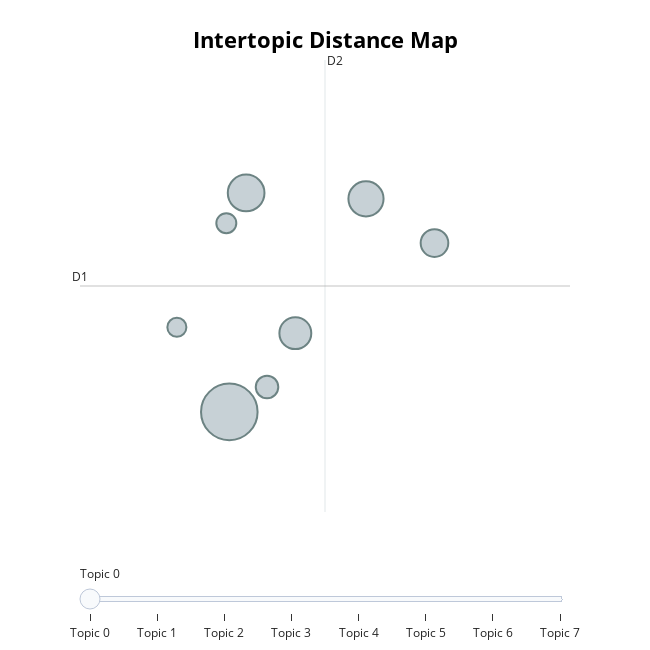

Here is the notebook cell this chart was saved with:
### Code cell
representation_topic_model.visualize_topics()

### Figure 1 — Plotly figure (JSON) as saved in the notebook; plotly's stock layout.template omitted (floating-point values rounded to 4 significant figures)
{"data": [{"customdata": [[0, "類比 | 資訊 | 幾次 | 家人 | 下手", 88], [1, "小弟 | 教授 | 中興 | 機會 | 放榜", 37], [2, "分享 | 請問 | 學長 | 經驗 | 希望", 34], [3, "時間 | 只能 | 論文 | 資工碩 | 人生", 28], [4, "放榜 | 成績 | 分數 | 預期 | 正取", 21], [5, "老師 | 不可多得 | 教學 | 英語 | 觀念", 14], [6, "報到 | 財金 | 台大 | 跨考 | 錄取", 11], [7, "興趣 | 讀書 | 成就 | 睡覺 | 目標", 10]], "hovertemplate": "<b>Topic %{customdata[0]}</b><br>%{customdata[1]}<br>Size: %{customdata[2]}", "legendgroup": "", "marker": {"color": "#B0BEC5", "line": {"color": "DarkSlateGrey", "width": 2}, "size": [88, 37, 34, 28, 21, 14, 11, 10], "sizemode": "area", "sizeref": 0.055, "symbol": "circle"}, "mode": "markers", "name": "", "orientation": "v", "showlegend": false, "type": "scatter", "x": [3.845, 3.938, 4.598, 4.209, 4.975, 4.053, 3.829, 3.556], "xaxis": "x", "y": [11.48, 15.24, 15.14, 12.83, 14.38, 11.91, 14.72, 12.94], "yaxis": "y"}], "layout": {"annotations": [{"showarrow": false, "text": "D1", "x": 3.023, "y": 13.64, "yshift": 10}, {"showarrow": false, "text": "D2", "x": 4.372, "xshift": 10, "y": 17.53}], "height": 650, "hoverlabel": {"bgcolor": "white", "font": {"family": "Rockwell", "size": 16}}, "legend": {"itemsizing": "constant", "tracegroupgap": 0}, "margin": {"t": 60}, "shapes": [{"line": {"color": "#CFD8DC", "width": 2}, "type": "line", "x0": 4.372, "x1": 4.372, "y0": 9.757, "y1": 17.53}, {"line": {"color": "#9E9E9E", "width": 2}, "type": "line", "x0": 3.023, "x1": 5.721, "y0": 13.64, "y1": 13.64}], "sliders": [{"active": 0, "pad": {"t": 50}, "steps": [{"args": [{"marker.color": [["red", "#B0BEC5", "#B0BEC5", "#B0BEC5", "#B0BEC5", "#B0BEC5", "#B0BEC5", "#B0BEC5"]]}], "label": "Topic 0", "method": "update"}, {"args": [{"marker.color": [["#B0BEC5", "red", "#B0BEC5", "#B0BEC5", "#B0BEC5", "#B0BEC5", "#B0BEC5", "#B0BEC5"]]}], "label": "Topic 1", "method": "update"}, {"args": [{"marker.color": [["#B0BEC5", "#B0BEC5", "red", "#B0BEC5", "#B0BEC5", "#B0BEC5", "#B0BEC5", "#B0BEC5"]]}], "label": "Topic 2", "method": "update"}, {"args": [{"marker.color": [["#B0BEC5", "#B0BEC5", "#B0BEC5", "red", "#B0BEC5", "#B0BEC5", "#B0BEC5", "#B0BEC5"]]}], "label": "Topic 3", "method": "update"}, {"args": [{"marker.color": [["#B0BEC5", "#B0BEC5", "#B0BEC5", "#B0BEC5", "red", "#B0BEC5", "#B0BEC5", "#B0BEC5"]]}], "label": "Topic 4", "method": "update"}, {"args": [{"marker.color": [["#B0BEC5", "#B0BEC5", "#B0BEC5", "#B0BEC5", "#B0BEC5", "red", "#B0BEC5", "#B0BEC5"]]}], "label": "Topic 5", "method": "update"}, {"args": [{"marker.color": [["#B0BEC5", "#B0BEC5", "#B0BEC5", "#B0BEC5", "#B0BEC5", "#B0BEC5", "red", "#B0BEC5"]]}], "label": "Topic 6", "method": "update"}, {"args": [{"marker.color": [["#B0BEC5", "#B0BEC5", "#B0BEC5", "#B0BEC5", "#B0BEC5", "#B0BEC5", "#B0BEC5", "red"]]}], "label": "Topic 7", "method": "update"}]}], "title": {"font": {"color": "Black", "size": 22}, "text": "<b>Intertopic Distance Map</b>", "x": 0.5, "xanchor": "center", "y": 0.95, "yanchor": "top"}, "width": 650, "xaxis": {"anchor": "y", "domain": [0, 1], "range": [3.023, 5.721], "title": {"text": ""}, "visible": false}, "yaxis": {"anchor": "x", "domain": [0, 1], "range": [9.757, 17.53], "title": {"text": ""}, "visible": false}}}
